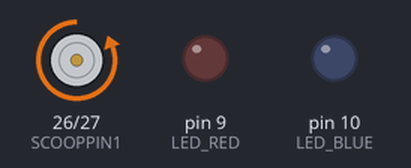
The sketch below on a simulated Arduino Mega 2560, built with avr-gcc and run on an emulated ATmega2560. Parts: motor-driver pin pairs drawn as motors (green arrow = first pin HIGH = forward, orange = second pin HIGH = backward, longer = more drive), output pins drawn as LEDs (lit = HIGH). What the sketch prints to the serial monitor is not drawn.

Above: at 2.4 s.
At 4.4 s:
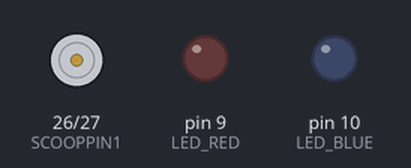
At 6.4 s:
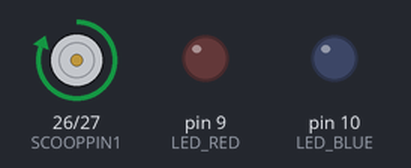
Timing chart, 0 to 8.5 s (numbered marks = the images above):
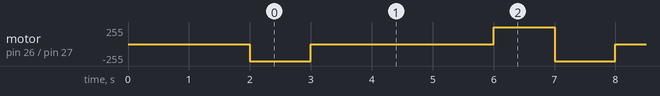

The sketch:

siren.ino
```cpp
#define LED_RED 9
#define LED_BLUE 10
#define SCOOPPIN1 26
#define SCOOPPIN2 27
#define LEDTime 50
#define ScoopTime 1000

// https://www.arduino.cc/en/Tutorial/SimpleAudioPlayer
// https://startingelectronics.org/beginners/start-electronics-now/tut13-555-wailing-siren/

void setup() {
  Serial.begin(1000000);
  delay(2000);
  pinMode(LED_RED, OUTPUT);
  pinMode(LED_BLUE, OUTPUT);
  pinMode(SCOOPPIN1, OUTPUT);
  pinMode(SCOOPPIN2, OUTPUT);
  Serial.println("Initialized");
}

int sc = 0;
void loop() {
  sc = 1;
  scoop();
  Serial.println("scoop?");
}

// 360 degrees in 6 seconds
void scoop() {
  scoopmotor(2); // move scoop down
  int ti = millis();
  while (millis() - ti < 3000) {
    // do nothing, go forard
  }
  scoopmotor(1);
}

void scoopmotor(int sc) {
  //   0 == stop 0 0; 1 = forward 1 0; 2 = backward 0 1
  int ti = millis();
  while (ti > millis() - ScoopTime) {
    digitalWrite(SCOOPPIN1, bitRead(sc, 0));
    digitalWrite(SCOOPPIN2, bitRead(sc, 1));
  }
  digitalWrite(SCOOPPIN1, 0);
  digitalWrite(SCOOPPIN2, 0);
}

void lit(boolean det) {
  while (det) {
    digitalWrite(LED_RED, HIGH);
    delay(LEDTime);
    digitalWrite(LED_RED, LOW);
    delay(LEDTime);
    digitalWrite(LED_RED, HIGH);
    delay(LEDTime);
    digitalWrite(LED_RED, LOW);

    digitalWrite(LED_BLUE, HIGH);
    delay(LEDTime);
    digitalWrite(LED_BLUE, LOW);
    delay(LEDTime);
    digitalWrite(LED_BLUE, HIGH);
    delay(LEDTime);
    digitalWrite(LED_BLUE, LOW);
  }
}
```

Measured:
- by itself, motor on pin 26 (SCOOPPIN1) / pin 27 (SCOOPPIN2): repeats every 5.0 s: stopped 3.0 s, forward 255/255 1.0 s, backward 255/255 1.0 s, until it stays forward 255/255 from 33.0 s
